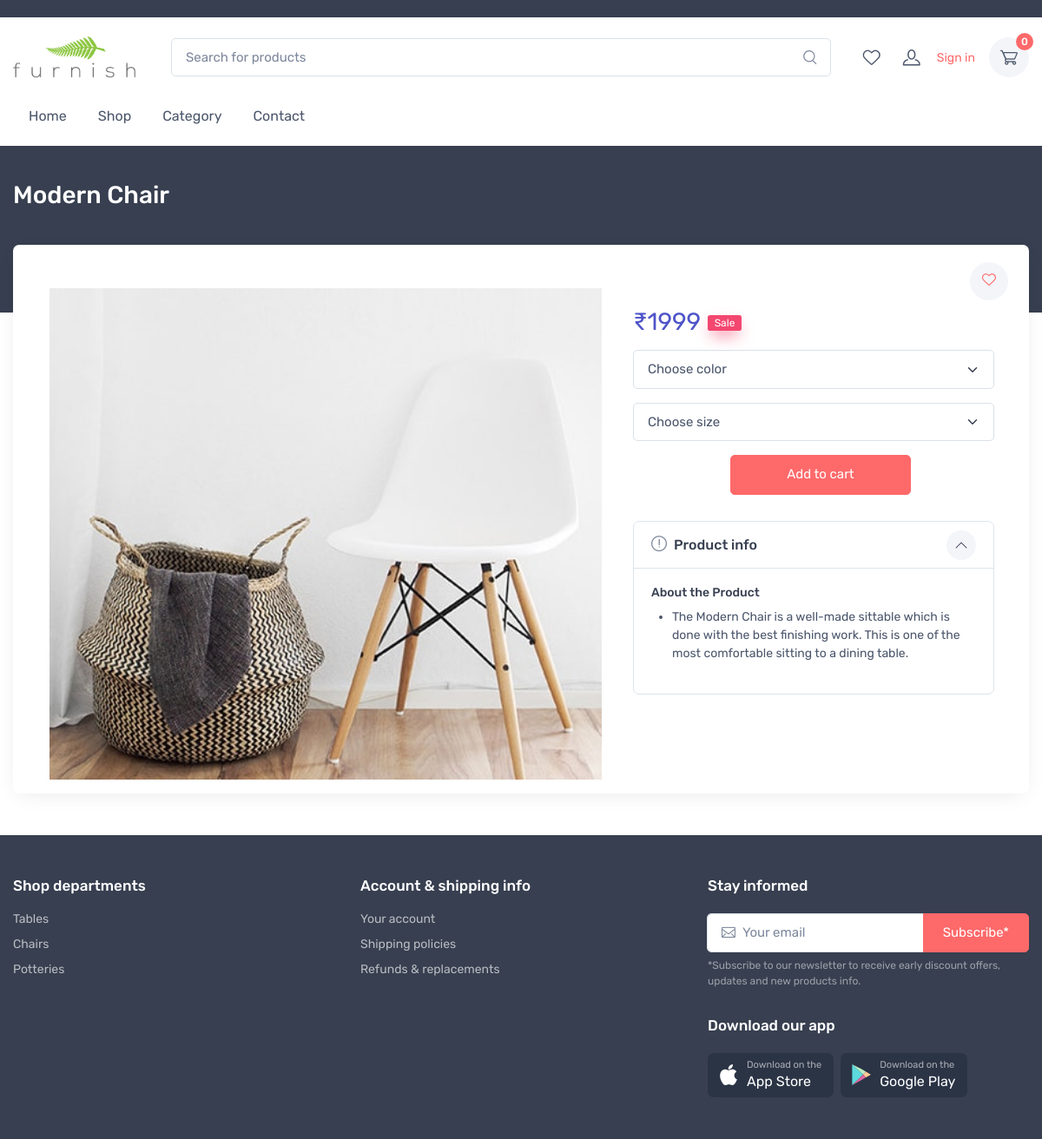
Screenshot of /store/Chairs/modern_chair/ with the database file from the repository.
### store/models.py (models this page shows, shortened)
class Product(models.Model):
    product_name    = models.CharField(max_length=200, unique=True)
    slug            = models.SlugField(max_length=200, unique=True)
    description     = models.TextField(max_length=500, blank=True)
    price           = models.IntegerField()
    images          = models.ImageField(upload_to='photos/products')
    stock           = models.IntegerField()
    is_available    = models.BooleanField(default=True)
    category        = models.ForeignKey(Categorie, on_delete=models.CASCADE)
    created_date    = models.DateTimeField(auto_now_add=True)
    modified_date   = models.DateTimeField(auto_now=True)

### store/views.py (the view)
# urls.py: path('<slug:category_slug>/<slug:product_slug>/',views.product_detail,name='product_detail'),
def product_detail(request, category_slug, product_slug):
    try:
        single_product = Product.objects.get(category__slug=category_slug, slug=product_slug)
        in_cart = CartItem.objects.filter(cart__cart_id=_cart_id(request), product=single_product).exists()
    except Exception as e:
        raise e
    context={
        'single_product':single_product,
        'in_cart': in_cart,
    }
    return render(request, 'store/product-detail.html',context)

### cart/context_processors.py (called while the page is built)
def counter(request):
    cart_count = 0
    if 'admin' in request.path:
        return {}
    else:
        try:
            cart = Cart.objects.filter(cart_id=_cart_id(request))
            if request.user.is_authenticated:
                cart_items = CartItem.objects.all().filter(user=request.user)
            else:
                cart_items = CartItem.objects.all().filter(cart=cart[:1])
            for cart_item in cart_items:
                cart_count += cart_item.quantity
        except Cart.DoesNotExist:
            cart_count = 0
    return dict(cart_count=cart_count)

def wish_counter(request):
    wish_count = 0
    if 'admin' in request.path:
        return {}
    else:
        try:
            cart = Cart.objects.filter(cart_id=_cart_id(request))
            if request.user.is_authenticated:
                wishitem = Wishlist.objects.all().filter(user=request.user)
            else:
                wishitem = Wishlist.objects.all().filter(cart=cart[:1])
            for item in wishitem:
                wish_count += 1
        except Cart.DoesNotExist:
            wish_count = 0
    return dict(wish_count=wish_count)

### cart/views.py (called while the page is built)
def _cart_id(request):
    cart = request.session.session_key
    if not cart:
        cart = request.session.create()
    return cart

### category/context_processors.py (called while the page is built)
def menu_links(request):
    links = Categorie.objects.all()
    return dict(links=links)

### store/models.py (called while the page is built)
    def colors(self):
        return super(VariationManager, self).filter(variation_category='color', is_active=True)

    def sizes(self):
        return super(VariationManager, self).filter(variation_category='size', is_active=True)

### templates/store/product-detail.html (shortened to what this page needs)
{% extends 'base.html'%}
{% block content %}
{% load static %}
      <div class="page-title-overlap bg-dark pt-4">
        <div class="container d-lg-flex justify-content-between py-2 py-lg-3">
          <div class="order-lg-1 pe-lg-4 text-center text-lg-start">
            <h1 class="h3 text-light mb-0">{{single_product.product_name}}</h1>
          </div>
        </div>
      </div>
      <div class="container">
        <div class="bg-light shadow-lg rounded-3 px-4 py-3 mb-5">
          <div class="px-lg-3">
            <div class="row">
              <div class="col-lg-7 pe-lg-0 pt-lg-4">
                <div class="product-gallery">
                  <div class="product-gallery-preview order-sm-2">
                    <div class="product-gallery-preview-item active" id="first"><img src="{{single_product.images.url}}" data-zoom="{{single_product.images.url}}" alt="Product image">
                    </div>
                  </div>
                </div>
              </div>
              <div class="col-lg-5 pt-4 pt-lg-0">
                <div class="product-details ms-auto pb-3">
                  <div class="d-flex justify-content-between align-items-center mb-2"><a href="#reviews" data-scroll>
                    <button class="btn-wishlist me-0 me-lg-n3" type="button" data-bs-toggle="tooltip" title="Add to wishlist"><a href="{% url 'add_to_wishlist' single_product.id %}"><i class="ci-heart"></i></a></button>
                  </div>
                  <div class="mb-3"><span class="h3 fw-normal text-accent me-1">₹{{single_product.price}}</span>
                    <span class="badge bg-danger badge-shadow align-middle mt-n2">Sale</span>
                  </div>
                  <form class="mb-grid-gutter" action="{% url 'add_cart' single_product.id %}" method="POST">
                    <div class="mb-3">
                       <select name="color" class="form-select" required id="product-size">
                        <option value="" disabled selected>Choose color</option>
                      </select>
                    </div>
                    <div class="mb-3">
                       <select name="size" class="form-select" required id="product-size">
                        <option value="" disabled selected>Choose size</option>
                      </select>
                    </div>
                    <div class="mb-3  align-items-center">
                      {% if single_product.stock < 1 %}
                      <h5 class="text-danger">Out Of Stock!!</h5>
                      {% else %}
                      <button type="submit" style="margin-left:7rem;" class="btn  btn-primary w-50"> <span class="text">Add to cart</span>   </button>
                      {% endif %}
                    </div>
                  </form>
                  <div class="accordion mb-4" id="productPanels">
                    <div class="accordion-item">
                      <h3 class="accordion-header"><a class="accordion-button" href="#productInfo" role="button" data-bs-toggle="collapse" aria-expanded="true" aria-controls="productInfo"><i class="ci-announcement text-muted fs-lg align-middle mt-n1 me-2"></i>Product info</a></h3>
                      <div class="accordion-collapse collapse show" id="productInfo" data-bs-parent="#productPanels">
                        <div class="accordion-body">
                          <h6 class="fs-sm mb-2">About the Product</h6>
                          <ul class="fs-sm ps-4">
                            <li>{{single_product.description}}</li>
                          </ul>
                        </div>
                      </div>
                    </div>
                      </div>
                    </div>
                      </div>
                    </div>
                  </div>
                </div>
              </div>
    {% endblock content%}

### rows the page displays
Product: product_name "Modern Chair", images (picture), price "1999", description "The Modern Chair is a well-made sittable which is done with the best finishing work. This is one of the most comfortable sitting to a dining table."

### other values shown
{{ cart_count }} "0"
